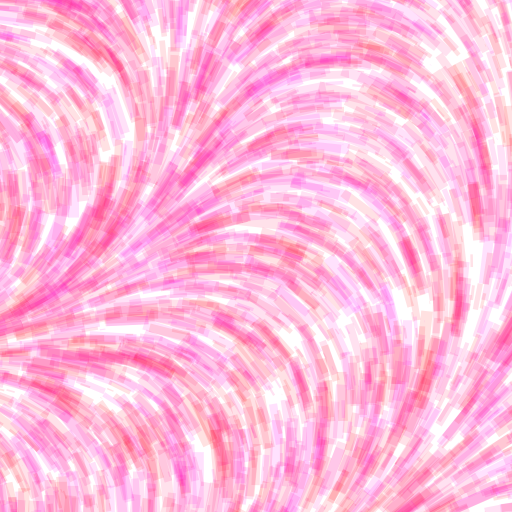
Frame 1 (no input)
Frame 60 (the mouse pressed at the canvas centre just before this capture): identical to frame 1, image omitted
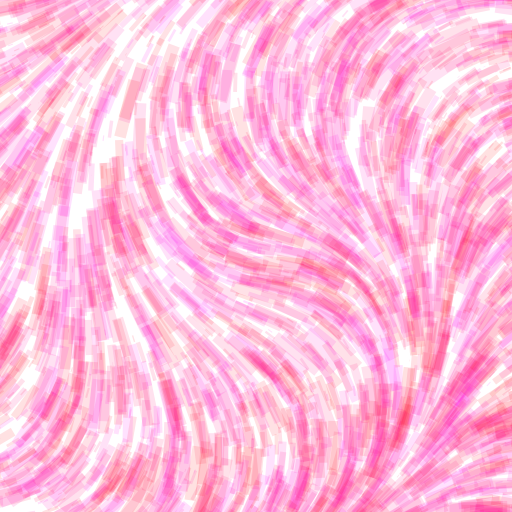
Frame 120 (the mouse held since frame 60 and released just before this capture)

The Processing sketch that drew these frames (run headless with seeded random() and noise(); from frame 60 on, the mouse is pressed at the canvas centre):

// Processing sketch: OOP_osciladores
// ── OOP_osciladores.pde
int nObjetos = 5500;
Modulo modulos[] = new Modulo [nObjetos];

void setup() {
  size(512, 512);
  for (int i = 0; i < modulos.length; ++i) {
    color miColor = color(255, 0, random(255), 30);
    float miX = random(-100, width + 100);
    float miY = random(-100, height + 100);
    float miTam = random(60);

    modulos[i] = new Modulo(miX, miY, miTam, miColor);
  }
}

void draw() {
  background(255);
  for (int i = 0; i < modulos.length; ++i) {
    float d = dist(modulos[i].posX, modulos[i].posY, mouseX, mouseY);
    //float d = dist(modulos[i].posX, modulos[i].posY, 0,0);
    float dMap = map(d, 0, sqrt(sq(width) + sq(height)), 0,360); 
    modulos[i].dibuja(dMap);
  }
}

// ── Modulo.pde
class Modulo {
  //variables de la clase
  float posX, posY;
  float tam;
  color col;

  //Constructor
  Modulo(float x, float y, float t, color c) {
    posX = x;
    posY = y;
    tam = t;
    col = color(c);
  }

  //Metodos. En este caso, solo tenemos 1 que dibuja
  void dibuja(float o) {
    fill(col);
    noStroke();
   
    pushMatrix();
    translate(posX, posY);
    //rotate(radians(o) * sin(frameCount*0.01));
    rotate(radians(o));
    rect(0, 0, tam, tam/5);
    popMatrix();
    
    //circle(pX, posY, tam);
  }
}
